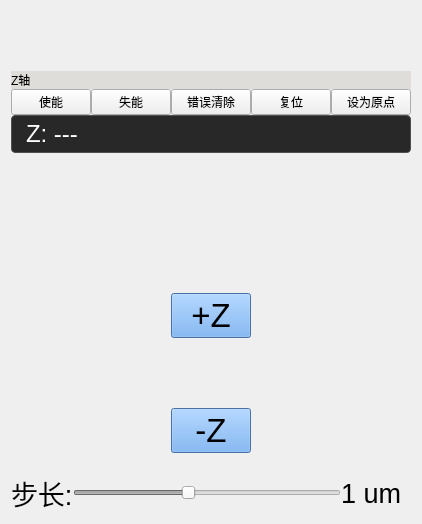
         <widget class="QWidget" name="widget_2" native="true">
          <property name="styleSheet">
           <string notr="true">/* 只作用于 objectName=&quot;frameContainer&quot; 的那个 Widget */
QWidget#widget_2{
    border: 5px solid #D3D3D3;
    border-radius: 15px;
    /* 如果要保持原背景，记得加上透明或者原色 */
    background-color: rgb(222, 221, 218);

}</string>
          </property>
          <layout class="QVBoxLayout" name="verticalLayout_2">
           <property name="spacing">
            <number>0</number>
           </property>
           <item>
            <spacer name="verticalSpacer_11">
             <property name="orientation">
              <enum>Qt::Vertical</enum>
             </property>
             <property name="sizeType">
              <enum>QSizePolicy::Fixed</enum>
             </property>
             <property name="sizeHint" stdset="0">
              <size>
               <width>20</width>
               <height>60</height>
              </size>
             </property>
            </spacer>
           </item>
           <item>
            <widget class="QLabel" name="label_37">
             <property name="styleSheet">
              <string notr="true">background-color: rgb(222, 221, 218);</string>
             </property>
             <property name="text">
              <string>Z轴</string>
             </property>
            </widget>
           </item>
           <item>
            <layout class="QHBoxLayout" name="horizontalLayout_23">
             <item>
              <widget class="QPushButton" name="pushButton_26">
               <property name="text">
                <string>使能</string>
               </property>
              </widget>
             </item>
             <item>
              <widget class="QPushButton" name="pushButton_27">
               <property name="text">
                <string>失能</string>
               </property>
              </widget>
             </item>
             <item>
              <widget class="QPushButton" name="pushButton_28">
               <property name="text">
                <string>错误清除</string>
               </property>
              </widget>
             </item>
             <item>
              <widget class="QPushButton" name="pushButton_29">
               <property name="text">
                <string>复位</string>
               </property>
              </widget>
             </item>
             <item>
              <widget class="QPushButton" name="btn_origin_z">
               <property name="text">
                <string>设为原点</string>
               </property>
              </widget>
             </item>
            </layout>
           </item>
           <item>
            <widget class="QLabel" name="lbl_pos_z">
             <property name="styleSheet">
              <string notr="true">background-color: rgb(40, 40, 40); color: white; border: 1px solid rgb(80, 80, 80); border-radius: 4px; padding: 4px 8px;</string>
             </property>
             <property name="font">
              <font>
               <pointsize>18</pointsize>
              </font>
             </property>
             <property name="text">
              <string>Z: ---</string>
             </property>
            </widget>
           </item>
           <item>
            <spacer name="verticalSpacer_5">
             <property name="orientation">
              <enum>Qt::Vertical</enum>
             </property>
             <property name="sizeType">
              <enum>QSizePolicy::Fixed</enum>
             </property>
             <property name="sizeHint" stdset="0">
              <size>
               <width>20</width>
               <height>140</height>
              </size>
             </property>
            </spacer>
           </item>
           <item>
            <layout class="QHBoxLayout" name="horizontalLayout_6">
             <item>
              <spacer name="horizontalSpacer_8">
               <property name="orientation">
                <enum>Qt::Horizontal</enum>
               </property>
               <property name="sizeHint" stdset="0">
                <size>
                 <width>40</width>
                 <height>20</height>
                </size>
               </property>
              </spacer>
             </item>
             <item>
              <widget class="QPushButton" name="pushButton_5">
               <property name="font">
                <font>
                 <pointsize>25</pointsize>
                </font>
               </property>
               <property name="styleSheet">
                <string notr="true">background-color: rgb(98, 160, 234);</string>
               </property>
               <property name="text">
                <string>+Z</string>
               </property>
              </widget>
             </item>
             <item>
              <spacer name="horizontalSpacer_9">
               <property name="orientation">
                <enum>Qt::Horizontal</enum>
               </property>
               <property name="sizeHint" stdset="0">
                <size>
                 <width>40</width>
                 <height>20</height>
                </size>
               </property>
              </spacer>
             </item>
            </layout>
           </item>
           <item>
            <spacer name="verticalSpacer_8">
             <property name="orientation">
              <enum>Qt::Vertical</enum>
             </property>
             <property name="sizeType">
              <enum>QSizePolicy::Fixed</enum>
             </property>
             <property name="sizeHint" stdset="0">
              <size>
               <width>20</width>
               <height>70</height>
              </size>
             </property>
            </spacer>
           </item>
           <item>
            <layout class="QHBoxLayout" name="horizontalLayout_7">
             <item>
              <spacer name="horizontalSpacer_10">
               <property name="orientation">
                <enum>Qt::Horizontal</enum>
               </property>
               <property name="sizeType">
                <enum>QSizePolicy::Expanding</enum>
               </property>
               <property name="sizeHint" stdset="0">
                <size>
                 <width>40</width>
                 <height>20</height>
                </size>
               </property>
              </spacer>
             </item>
             <item>
              <widget class="QPushButton" name="pushButton_11">
               <property name="sizePolicy">
                <sizepolicy hsizetype="Fixed" vsizetype="Fixed">
                 <horstretch>0</horstretch>
                 <verstretch>0</verstretch>
                </sizepolicy>
               </property>
               <property name="font">
                <font>
                 <pointsize>25</pointsize>
                </font>
               </property>
               <property name="styleSheet">
                <string notr="true">background-color: rgb(98, 160, 234);</string>
               </property>
               <property name="text">
                <string>-Z</string>
               </property>
              </widget>
             </item>
             <item>
              <spacer name="horizontalSpacer_11">
               <property name="orientation">
                <enum>Qt::Horizontal</enum>
               </property>
               <property name="sizeType">
                <enum>QSizePolicy::Expanding</enum>
               </property>
               <property name="sizeHint" stdset="0">
                <size>
                 <width>40</width>
                 <height>20</height>
                </size>
               </property>
              </spacer>
             </item>
            </layout>
           </item>
           <item>
            <spacer name="verticalSpacer">
             <property name="orientation">
              <enum>Qt::Vertical</enum>
             </property>
             <property name="sizeType">
              <enum>QSizePolicy::Fixed</enum>
             </property>
             <property name="sizeHint" stdset="0">
              <size>
               <width>20</width>
               <height>20</height>
              </size>
             </property>
            </spacer>
           </item>
           <item>
            <layout class="QHBoxLayout" name="horizontalLayout_dist_z">
             <item>
              <widget class="QLabel" name="label_dist_z">
               <property name="font">
                <font>
                 <pointsize>20</pointsize>
                </font>
               </property>
               <property name="text">
                <string>步长:</string>
               </property>
              </widget>
             </item>
             <item>
              <widget class="QSlider" name="slider_dist_z">
               <property name="enabled">
                <bool>false</bool>
               </property>
               <property name="minimum">
                <number>0</number>
               </property>
               <property name="maximum">
                <number>7</number>
               </property>
               <property name="value">
                <number>3</number>
               </property>
               <property name="orientation">
                <enum>Qt::Horizontal</enum>
               </property>
              </widget>
             </item>
             <item>
              <widget class="QLabel" name="label_dist_z_val">
               <property name="font">
                <font>
                 <pointsize>20</pointsize>
                </font>
               </property>
               <property name="text">
                <string>1 um</string>
               </property>
               <property name="minimumSize">
                <size>
                 <width>70</width>
                 <height>0</height>
                </size>
               </property>
              </widget>
             </item>
            </layout>
           </item>
          </layout>
         </widget>
